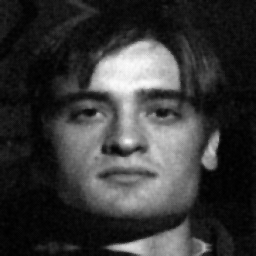
#> input picture dataset/denoised/pearson_01/denoised_0_yaleB17_P00A-015E+20.png, 256 x 256 px; its folder holds only this picture in this run
$ python sharpening.py   (older library calls are emulated)
#> lines starting #> are read from the running program, lines starting #| are printed output that depends on the picture
import os
import glob
import cv2
import numpy as np

# ==========================================
# 1. KESKİNLEŞTİRME FONKSİYONLARI (Modül 3)
# (4. Kişinin doğrudan import edip kullanabilmesi için modüler yapı)
# ==========================================

def unsharp_masking(image, kernel_size=(5, 5), sigma=1.0, amount=1.2, threshold=0):
    """
    Unsharp Masking yöntemi ile göz ve dudak sınırlarını gürültüyü geri getirmeden netleştirir.
    """
    blurred = cv2.GaussianBlur(image, kernel_size, sigma)
    sharpened = float(amount + 1) * image - float(amount) * blurred
    sharpened = np.maximum(sharpened, np.zeros(sharpened.shape))
    sharpened = np.minimum(sharpened, 255 * np.ones(sharpened.shape))
    sharpened = sharpened.round().astype(np.uint8)

    if threshold > 0:
        low_contrast_mask = np.absolute(image - blurred) < threshold
        np.copyto(sharpened, image, where=low_contrast_mask)

    return sharpened

def laplacian_sharpening(image, alpha=0.3):
    """
    Laplacian filtresi ile kenar detaylarını belirginleştirir.
    alpha değeri optimum tutularak arka plan kumlanması önlenir.
    """
    laplacian = cv2.Laplacian(image, cv2.CV_64F, ksize=3)
    sharpened = image.astype(np.float64) - alpha * laplacian
    sharpened = np.clip(sharpened, 0, 255).astype(np.uint8)
    return sharpened

# ==========================================
# 2. KESKİNLİK ÖLÇÜM METRİKLERİ
# ==========================================

def variance_of_laplacian(image):
    """
    Laplacian Varyansı: Değer arttıkça görselin keskinliği/netliği artmış demektir.
    """
    return float(cv2.Laplacian(image, cv2.CV_64F).var())

def tenengrad_metric(image):
    """
    Tenengrad Metriği: Sobel gradyan büyüklüklerinin karesi ortalaması ile kenar keskinliğini ölçer.
    """
    gx = cv2.Sobel(image, cv2.CV_64F, 1, 0, ksize=3)
    gy = cv2.Sobel(image, cv2.CV_64F, 0, 1, ksize=3)
    grad_magnitude_sq = gx**2 + gy**2
    return float(np.mean(grad_magnitude_sq))

# ==========================================
# 3. TOPLU İŞLEME VE SKOR KAYDI
# ==========================================

def process_dataset():
    # Göreli yollar (Hem senin bilgisayarında hem 4. kişide sorunsuz çalışır)
    input_folder = os.path.join("dataset", "denoised")
    output_unsharp_folder = os.path.join("dataset", "sharpened")
    output_laplacian_folder = os.path.join("dataset", "sharpened_laplacian")

    os.makedirs(output_unsharp_folder, exist_ok=True)
    os.makedirs(output_laplacian_folder, exist_ok=True)

    extensions = ('*.jpg', '*.jpeg', '*.png', '*.bmp', '*.pgm')
    image_paths = []
    for ext in extensions:
        image_paths.extend(glob.glob(os.path.join(input_folder, '**', ext), recursive=True))
#> pass 2 of the loop in process_dataset, `for ext in extensions:`:

    print(f"Denoised klasöründe bulunan fotoğraf sayısı: {len(image_paths)}")

    if len(image_paths) == 0:
        print("Hata: 'dataset/denoised' klasöründe fotoğraf bulunamadı! Klasör adını kontrol et.")
        return

    metrics = {
        "Denoised (Girdi)": {"lap_var": [], "tenengrad": []},
        "Unsharp Masking": {"lap_var": [], "tenengrad": []},
        "Laplacian Sharpening": {"lap_var": [], "tenengrad": []}
    }

    for img_path in image_paths:
        img = cv2.imread(img_path, cv2.IMREAD_GRAYSCALE)
#> img is the input picture: shape (256, 256); min 0, max 252, mean 55.8
        if img is None:
            print(f"[Atlandı] Okunamadı: {img_path}")
            continue

        # Keskinleştirme algoritmalarını uygula
        img_unsharp = unsharp_masking(img, kernel_size=(5, 5), sigma=1.0, amount=1.2)
        img_laplacian = laplacian_sharpening(img, alpha=0.3)
#> in laplacian_sharpening, `laplacian = cv2.Laplacian(image, cv2.CV_64F, ksize=3)`:
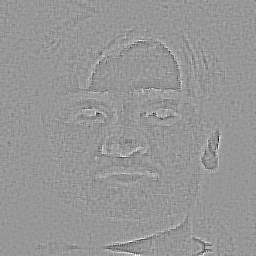
#> laplacian: shape (256, 256) float64; min -396, max 272, mean 0; drawn with min black and max white
#> in laplacian_sharpening, `sharpened = image.astype(np.float64) - alpha * laplacian`:
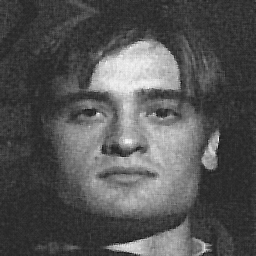
#> sharpened: shape (256, 256) float64; min -53.6, max 275.6, mean 55.8; drawn with min black and max white

        # Metrikleri hesapla
        metrics["Denoised (Girdi)"]["lap_var"].append(variance_of_laplacian(img))
        metrics["Denoised (Girdi)"]["tenengrad"].append(tenengrad_metric(img))
#> in tenengrad_metric, `gx = cv2.Sobel(image, cv2.CV_64F, 1, 0, ksize=3)`:
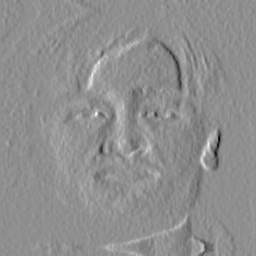
#> gx: shape (256, 256) float64; min -497, max 388, mean -0.1; drawn with min black and max white
#> in tenengrad_metric, `gy = cv2.Sobel(image, cv2.CV_64F, 0, 1, ksize=3)`:
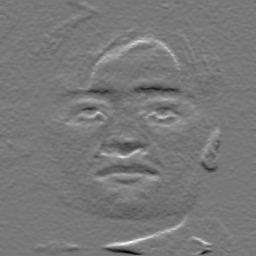
#> gy: shape (256, 256) float64; min -466, max 520, mean 0.8; drawn with min black and max white
#> in tenengrad_metric, `grad_magnitude_sq = gx**2 + gy**2`:
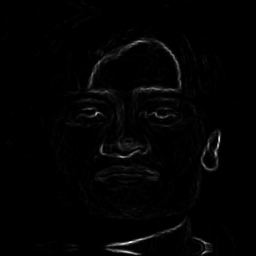
#> grad_magnitude_sq: shape (256, 256) float64; min 0, max 281216, mean 3669.9; drawn with min black and max white

        metrics["Unsharp Masking"]["lap_var"].append(variance_of_laplacian(img_unsharp))
        metrics["Unsharp Masking"]["tenengrad"].append(tenengrad_metric(img_unsharp))

        metrics["Laplacian Sharpening"]["lap_var"].append(variance_of_laplacian(img_laplacian))
        metrics["Laplacian Sharpening"]["tenengrad"].append(tenengrad_metric(img_laplacian))

        # Görselleri kaydet (Unsharp Masking ana 'sharpened' klasörüne, Laplacian alternatif klasöre)
        base_name = os.path.basename(img_path)
        clean_name = base_name.replace("denoised_", "sharpened_")
        cv2.imwrite(os.path.join(output_unsharp_folder, clean_name), img_unsharp)
        cv2.imwrite(os.path.join(output_laplacian_folder, f"lap_{clean_name}"), img_laplacian)
#> pass 2 of the loop in process_dataset, `for img_path in image_paths:`:
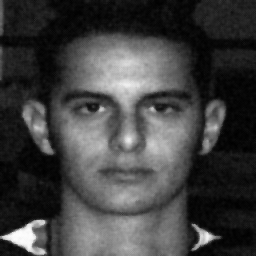
#> input picture dataset/denoised/pearson_02/denoised_25_yaleB23_P00A+000E+00.png, 256 x 256 px
#> in process_dataset, img is the input picture: shape (256, 256); min 0, max 254, mean 64.5
#> in tenengrad_metric (call 4), `gy = cv2.Sobel(image, cv2.CV_64F, 0, 1, ksize=3)`:
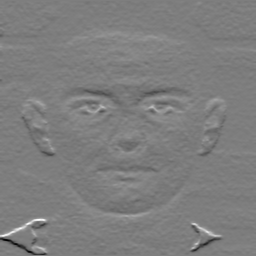
#> gy: shape (256, 256) float64; min -694, max 710, mean 1.5; drawn with min black and max white
#> in tenengrad_metric (call 4), `grad_magnitude_sq = gx**2 + gy**2`:
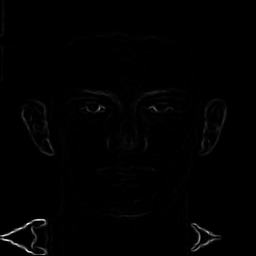
#> grad_magnitude_sq: shape (256, 256) float64; min 0, max 588290, mean 4538.9; drawn with min black and max white

    # Sonuçları hem terminale yazdır hem de txt dosyasına kaydet
    report_lines = ["=== DETAY KESKİNLEŞTİRME (MODÜL 3) ORTALAMA SKORLARI ===\n"]
    for method, vals in metrics.items():
        if len(vals["lap_var"]) > 0:
            avg_lap = np.mean(vals["lap_var"])
            avg_ten = np.mean(vals["tenengrad"])
            line = f"{method:22s} -> Ort. Laplacian Varyansı: {avg_lap:8.2f} | Ort. Tenengrad: {avg_ten:10.2f}"
            report_lines.append(line)

    report_text = "\n".join(report_lines)
    print("\n" + report_text)

    with open("sharpening_score.txt", "w", encoding="utf-8") as f:
        f.write(report_text + "\n")
    print("\nSkorlar 'sharpening_score.txt' dosyasına ve görseller 'dataset/sharpened' klasörüne kaydedildi!")

if __name__ == "__main__":
    process_dataset()
